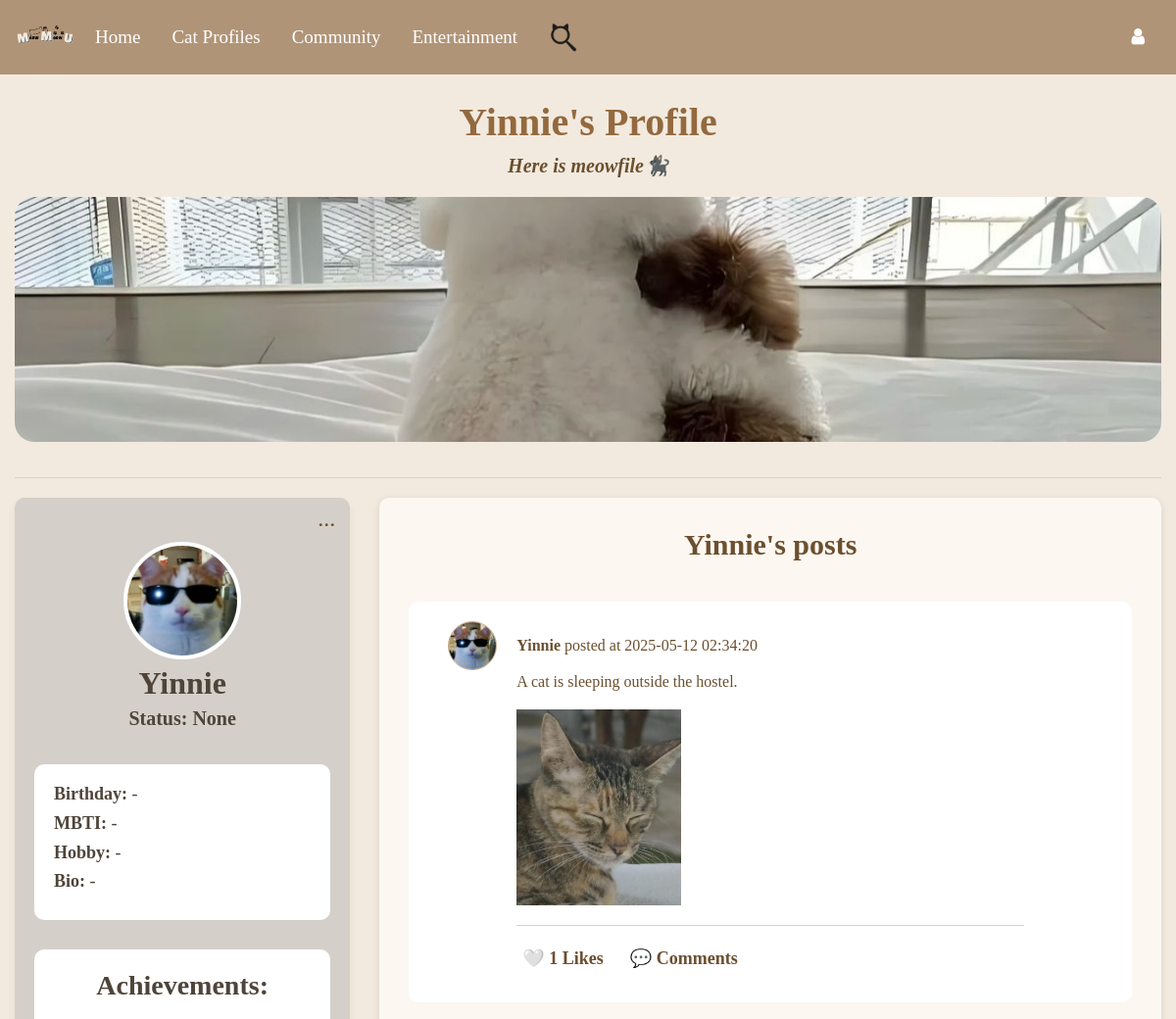
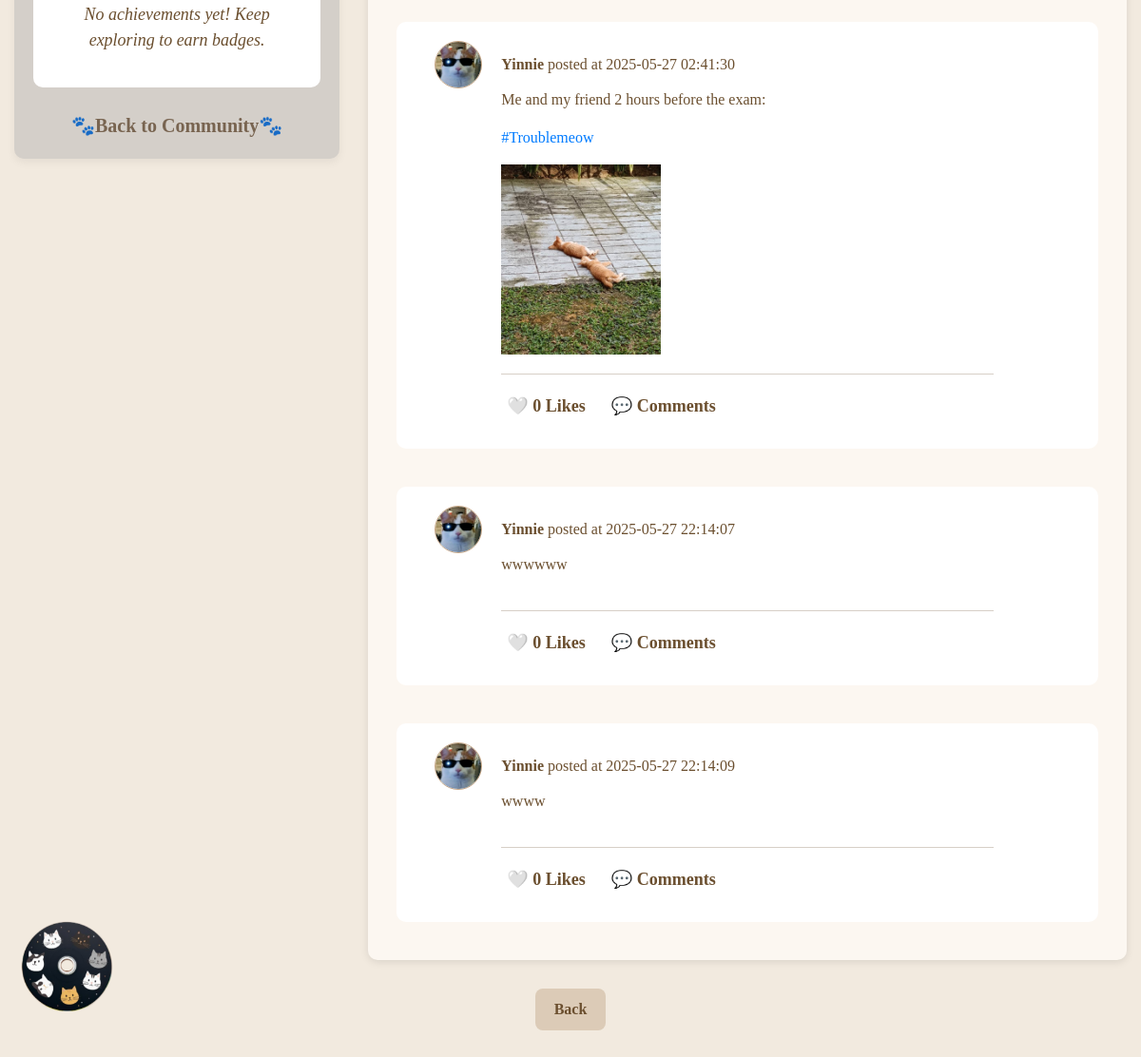
Before: /profile/9 (signed in) with the older database file (2 pictures, top to bottom).
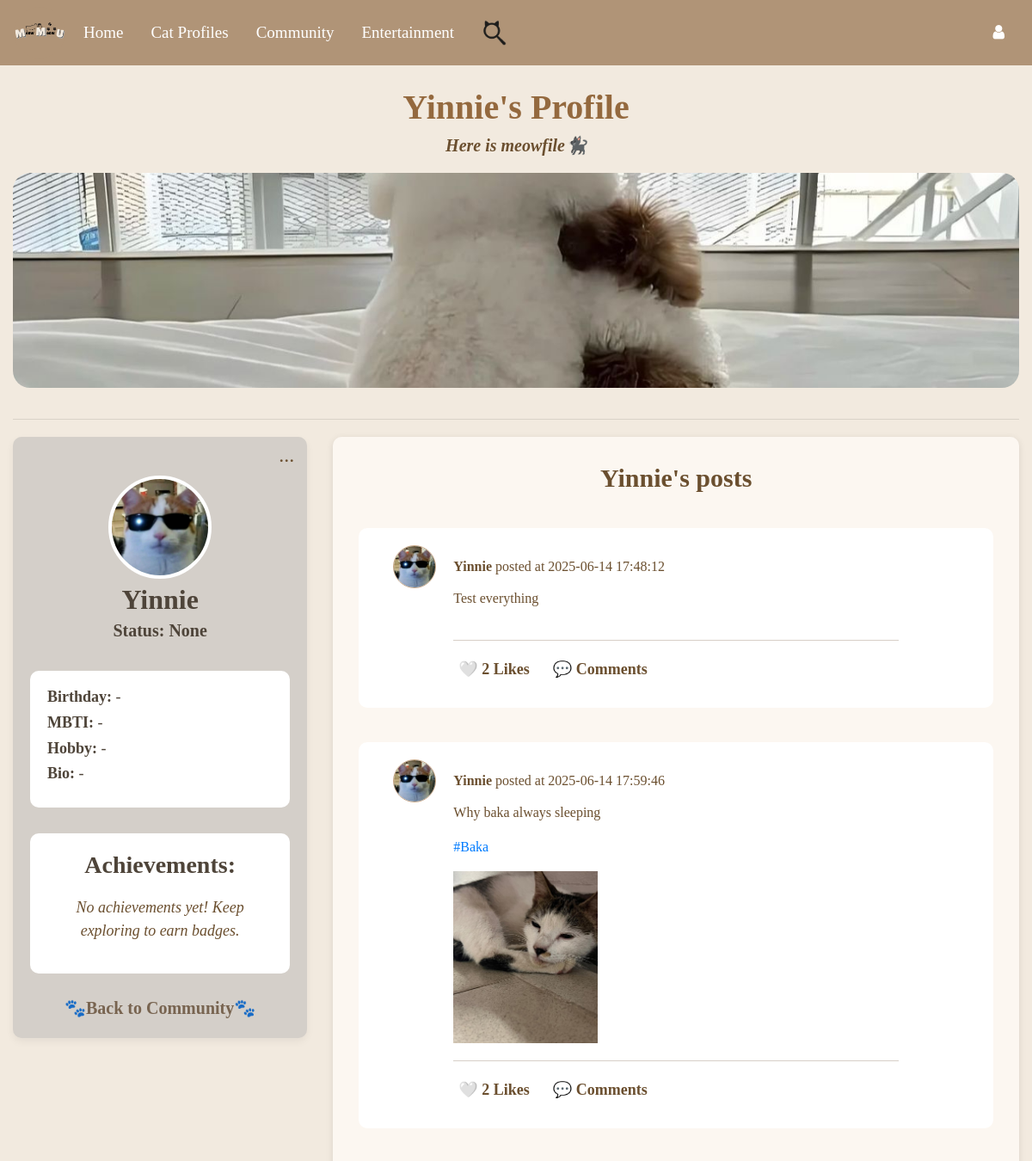
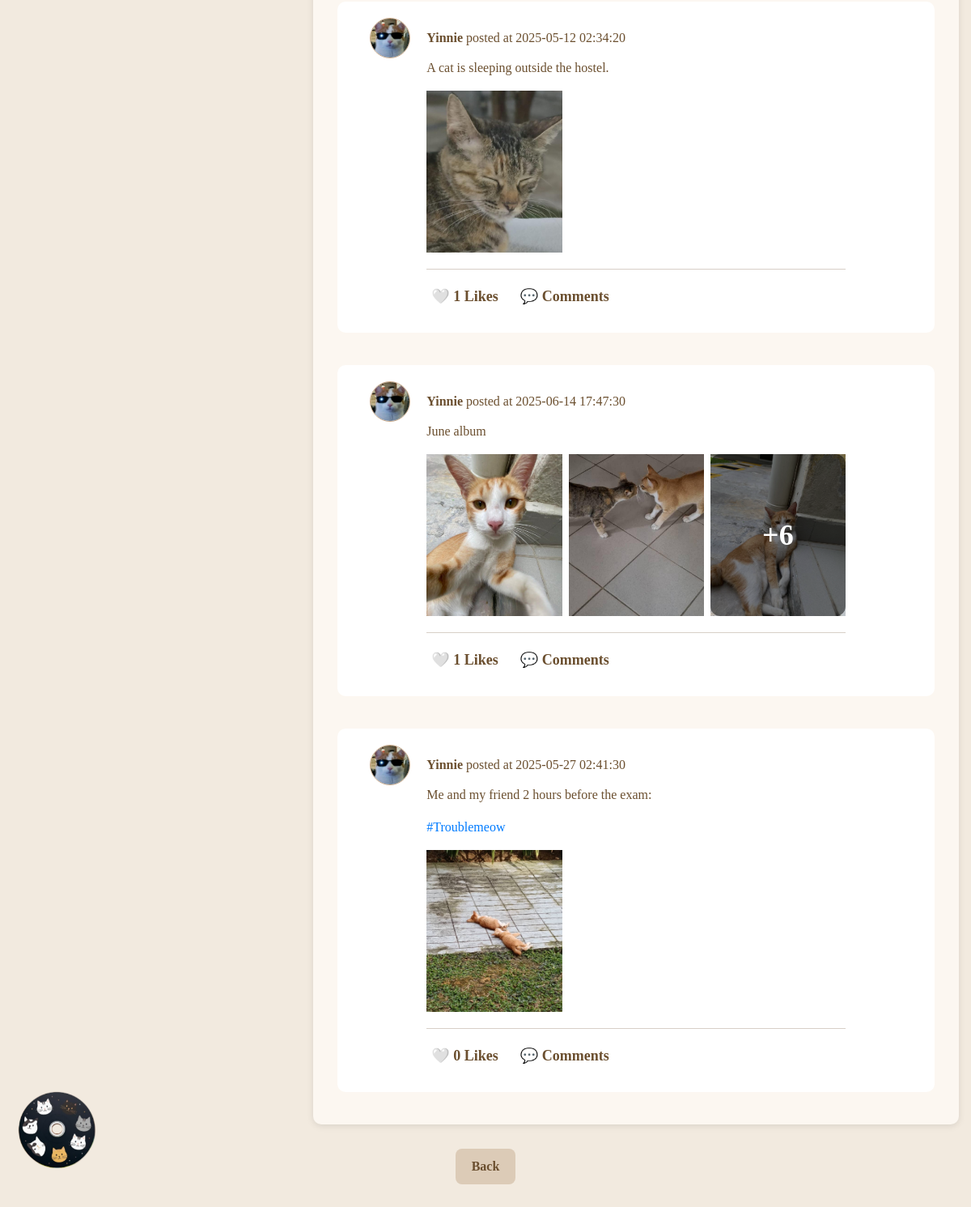
After: the same page with the newer database file (2 pictures, top to bottom).
### Website/models.py (models this page shows)
class User(db.Model, UserMixin):
    id = db.Column(db.Integer, primary_key=True)
    email = db.Column(db.String(150), unique=True, nullable=False)
    ps = db.Column(db.String(150), nullable=False)
    Name = db.Column(db.String(150), nullable=False)
    secret_answer = db.Column(db.String(150), nullable=False)
    notes = db.relationship("Note", backref="user", lazy=True, cascade="all, delete-orphan")
    stories = db.relationship("Story", backref="owner", lazy=True, cascade="all, delete-orphan")
    reports_made = db.relationship(
        "Report",
        back_populates="reporting_user",
        lazy=True,
        cascade="all, delete-orphan",
        foreign_keys="[Report.user_id]"
    )
    reports_received = db.relationship(
        "Report",
        back_populates="reported_user_profile",
        lazy=True,
        foreign_keys="[Report.user_profile_id]"
    )
    status = db.Column(db.String(100)) #user profile part
    birthday = db.Column(db.Date)
    mbti = db.Column(db.String(50))
    hobby = db.Column(db.String(100))
    bio = db.Column(db.Text)
    profile_picture = db.Column(db.String(255), default="default_profilepic.png")
    cover_photo = db.Column(db.String(255), default="default_cover.png")
    role = db.Column(db.String(50), default='user', nullable=False)
    level1_completed = db.Column(db.Boolean, default=False)
    privacy = db.Column(db.String(50), default="Public", nullable=False)

### tables this page shows
CREATE TABLE "post" (
	"post_id"	INTEGER,
	"user_id"	INTEGER,
	"content"	TEXT,
	"media_type"	TEXT,
	"media_url"	TEXT,
	"created_at"	TIMESTAMP DEFAULT CURRENT_TIMESTAMP,
	"updated_at"	TIMESTAMP DEFAULT CURRENT_TIMESTAMP,
	"cat_hashtag"	TEXT,
	PRIMARY KEY("post_id"),
	FOREIGN KEY("user_id") REFERENCES "user"("id") ON DELETE CASCADE
);

### Website/auth.py (the view)
@auth.route('/profile/<int:user_id>')
def view_user_profile(user_id):
    if not current_user.is_authenticated:
        flash("You must be logged in to view profile!", category="error")
        return redirect(url_for('auth.login'))
    conn = get_db_connection()
    cursor = conn.cursor()
    cursor.execute("""
        SELECT id, name, profile_picture, cover_photo, status, birthday, mbti, hobby, bio, privacy
        FROM user WHERE id = ?
    """, (user_id,))
    profile_owner = cursor.fetchone()
    if not profile_owner:
        flash("User profile not found!", category="error")
        return redirect(url_for('community.community_feature'))
    cursor.execute("""
        SELECT post.*,
            (SELECT COUNT(*) FROM likes WHERE likes.post_id = post.post_id) AS like_count
        FROM post
        WHERE post.user_id = ?
        ORDER BY like_count DESC
    """, (user_id,))
    posts = cursor.fetchall()
    cursor.execute("""
        SELECT b.name, b.description, b.icon
        FROM badge b
        JOIN user_badge ub ON b.id = ub.badge_id
        WHERE ub.user_id = ?
    """, (user_id,))
    badges = cursor.fetchall()
    conn.close()
    return render_template("view_user_profile.html", profile_owner=profile_owner, posts=posts, badges=badges, user=current_user)

### Website/community.py (called while the page is built)
def get_db_connection():
    db_path = os.path.join(os.path.dirname(__file__), '..', 'instance', 'datebase.db')
    db_path = os.path.abspath(db_path)
    conn = sqlite3.connect(db_path)
    conn.row_factory = sqlite3.Row
    return conn

### Website/templates/view_user_profile.html (shortened to what this page needs)
{% extends "base.html" %}
{% block content %}
<h1 style="font-size: 40px; font-weight: bold; text-align: center; padding-top: 25px; color: #94693e;">
  {{ profile_owner.name }}'s Profile
</h1>
<h5 style="font-size: 20px; font-weight: bold; text-align: center; margin-top: 5px; margin-bottom: 20px; color: #6b4f2f; font-style: italic;">
  Here is meowfile🐈‍⬛
</h5>
{% if profile_owner.cover_photo %}
<img style="margin-bottom: 20px;" src="{{ url_for('static', filename='Userprofile/' ~ profile_owner.cover_photo) }}"
  alt="Cover Photo" class="cover-photo"
  onclick="toggleModal('{{ url_for('static', filename='Userprofile/' ~ profile_owner.cover_photo) }}')">
{% else %}
<img style="margin-bottom: 20px;" src="{{ url_for('static', filename='Userprofile/default_cover.png') }}"
  alt="Cover Photo" class="cover-photo"
  onclick="toggleModal('{{ url_for('static', filename='Userprofile/default_cover.png') }}')">
{% endif %}
<hr>
<div class="main-content-row">
  <div class="profile-section">
    {% if user.is_authenticated %}
    <div class="menu-container" tabindex="0">
      <span class="dots">...</span>
    </div>
    {% endif %}
    <div class="profile-header">
      {% if profile_owner.profile_picture %}
      <img src="{{ url_for('static', filename='Userprofile/' ~ profile_owner.profile_picture) }}" alt="Profile Picture"
        class="profile-picture"
        onclick="toggleModal('{{ url_for('static', filename='Userprofile/' ~ profile_owner.profile_picture) }}')">
      {% else %}
      <img src="{{ url_for('static', filename='Userprofile/default_profilepic.png') }}" alt="Profile Picture"
        class="profile-picture"
        onclick="toggleModal('{{ url_for('static', filename='Userprofile/default_profilepic.png') }}')">
      {% endif %}
      <div class="profile-info">
        <h2>{{ profile_owner.name }}</h2>
        {% if profile_owner.privacy == "Private" and current_user.role != "admin" and current_user.id !=
        profile_owner.id %}
        <h5>Not available to view</h5>
        {% else %}
        <h5>Status: {{ profile_owner.status }}</h5>
        {% endif %}
      </div>
    </div>
    <div class="profile-details">
      {% if profile_owner.privacy == "Private" and current_user.role != "admin" and current_user.id != profile_owner.id
      %}
      <h5 style="text-align: center;"><b>This account is private account🔒</b></h5>
      {% else %}
      <h5><b>Birthday:</b> {{ profile_owner.birthday if profile_owner.birthday else "-" }}</h5>
      <h5><b>MBTI:</b> {{ profile_owner.mbti if profile_owner.mbti else "-" }}</h5>
      <h5><b>Hobby:</b> {{ profile_owner.hobby if profile_owner.hobby else "-" }}</h5>
      <h5><b>Bio:</b> {{ profile_owner.bio if profile_owner.bio else "-" }}</h5>
      {% endif %}
    </div>
    <div class="badge-display">
      {% if profile_owner.privacy == "Private" and current_user.role != "admin" and current_user.id != profile_owner.id
      %}
      <h5 style="font-weight: bold; font-size: 18px;">Achievements are not available to view.</h5>
      {% else %}
      <h3><b>Achievements:</b></h3>
      {% if badges %}
      <div id="badgeGallery">
        {% for badge in badges %}
        <div class="badge-item">
          <img src="{{ url_for('static', filename='badges/' ~ badge[2]) }}" title="{{ badge[0] }}" class="badge-icon">
          <p class="badge-condition">{{ badge[1] }}</p>
        </div>
        {% endfor %}
      </div>
      {% else %}
      <p class="italic"> No achievements yet! Keep exploring to earn badges. </p>
      {% endif %}
      {% endif %}
    </div>
    <div class="back-community">
      <a onclick="location.href='{{ url_for('community.community_feature') }}'">🐾Back to Community🐾</a>
    </div>
  </div>
  <div class="post-container">
    <h3 style="font-size: 30px; font-weight: bold; text-align: center; padding-top: 10px;">
      {{ profile_owner.name }}'s posts
    </h3>
    {% if posts %}
    {% for post in posts %}
    <div class="post" onclick="window.location.href='/post/{{ post.post_id}}'">
      <div class="post-info">
        <img class="post-profile-picture"
          src="{{ url_for('static', filename='Userprofile/' ~ profile_owner.profile_picture) if profile_owner.profile_picture else url_for('static', filename='Userprofile/default_profilepic.png') }}"
          alt="Avatar">
        <p><strong>{{ profile_owner.name }}</strong> posted at {{ post['created_at'] }}</p>
      </div>
      <div class="post-body">
        <p class="post-content">{{ post['content'] }}</p>
        {% if post['cat_hashtag'] %}
        <p class="post-content">
          <a class="hashtag" href="{{ url_for('community.hashtag_posts', hashtag=post['cat_hashtag']) }}">#{{
            post['cat_hashtag'] }}</a>
        </p>
        {% endif %}
        <div class="media-grid">
          {% if post['media_url'] %}
          {% set media_list = post['media_url'].split(';') %}
          {% set max_show = 3 %}
          {% set total = media_list | length %}
          {% for media_url in media_list[:max_show] %}
          {% set ext = media_url.rsplit('.', 1)[1].lower() %}
          <div class="media-item">
            {% if ext in ['jpg', 'jpeg', 'png', 'gif'] %}
            <img src="{{ url_for('static', filename=media_url) }}" alt="Image">
            {% elif ext in ['mp4', 'mov', 'avi'] %}
            <video controls>
              <source src="{{ url_for('static', filename=media_url) }}" type="video/{{ ext }}">
            </video>
            {% endif %}
            {% if loop.index == max_show and total > max_show %}
            <div class="more-overlay">+{{ total - max_show }}</div>
            {% endif %}
          </div>
          {% endfor %}
          {% endif %}
        </div>
        <div class="post-actions">
          <form id="like-form-{{ post['post_id'] }}"
            action="{{ url_for('community.like_post' if not post['liked_by_current_user'] else 'community.unlike_post', post_id=post['post_id']) }}"
            method="post" style="display:inline;">
            <button type="submit" class="post-action-button">
              {% if post['liked_by_current_user'] %}
              ❤️
              {% else %}
              🤍
              {% endif %}
              {{ post['like_count'] }} Likes
            </button>
          </form>
          <button class="post-action-button"
            onclick="event.stopPropagation(); window.location.href='/post/{{ post.post_id }}#comments'">
            💬 {{ post['comment_count'] }} Comments
          </button>
        </div>
      </div>
    </div>
    {% endfor %}
    {% else %}
    <h3>This user hasn't posted anything yet.</h3>
    {% endif %}
  </div>
</div>
<button class="back-button" onclick="history.back();">
  Back
</button>
{% endblock %}

### Website/templates/base.html (shortened to what this page needs)
<!DOCTYPE html>
<html>
<head>
    <link rel="stylesheet" href="https://stackpath.bootstrapcdn.com/bootstrap/4.4.1/css/bootstrap.min.css"
 />
    <link rel="stylesheet" href="https://stackpath.bootstrapcdn.com/font-awesome/4.7.0/css/font-awesome.min.css"
 />
</head>
<body>
    <nav class="navbar navbar-expand-lg navbar-dark" style="background-color: rgb(176, 148, 119);">
        <div style="height: 60px; width: 60px; border-radius: 50%; background-color: rgb(176, 148, 119);;
            padding: 5px; margin-right: 5px; display: flex; overflow: hidden; align-items: center; justify-content: center;">
            <img src="{{ url_for('static', filename='Images/Logo.png') }}" alt="Logo" style="width: auto; height: 130%; object-fit: contain;">
        </div>
        <a class="nav-item nav-link" style="font-family: 'Times New Roman'; color: white; font-size: 19px;"
            href="/">Home</a>
        <div class="dropdown nav-item">
            <a class="nav-link" href="#" id="dropdownMenuLink" aria-haspopup="true" aria-expanded="false"
                style="font-family: 'Times New Roman'; color: white; font-size: 19px;">
                Cat Profiles
            </a>
        </div>
        <a class="nav-item nav-link" style="font-family: 'Times New Roman'; color: white; font-size: 19px;"
            href="{{ url_for('community.community_feature') }}">
            Community
        </a>
        <div class="dropdown nav-item">
            <a class="nav-link" href="#" id="dropdownMenuLink" aria-haspopup="true" aria-expanded="false"
                style="font-family: 'Times New Roman'; color: white; font-size: 19px;">
                Entertainment
            </a>
        </div>
        <a class="nav-item nav-link" href="{{ url_for('search.search_feature') }}"
            style="color: white; font-size: 19px;">
            <img src="{{ url_for('static', filename='Images/option2.png') }}" alt="Search"
                style="width: 30px; height: 30px;">
        </a>
        <div class="ml-auto d-flex align-items-center">
            <div class="dropdown">
                <a class="nav-link" href="#" aria-haspopup="true" aria-expanded="false"
                    style="color: white; font-size: 19px;">
                    <i class="fa fa-user" aria-hidden="true"></i>
                </a>
            </div>
        </div>
    </nav>
    <div id="cd-container">
        <img id="cd" src="{{ url_for('static', filename='cd_designs/CD_2.png') }}" alt="CD">
    </div>
    <div class="container-fluid">{% block content %}{% endblock %}</div>
</body>
</html>

### Website/templates/base.html (style rules this page uses)
.dropdown { position: relative; display: inline-block; }
.navbar { display: flex; justify-content: space-between; align-items: center; position: sticky !important; position: -webkit-sticky !important; z-index: 1000; top: 0%; }
.ml-auto { margin-left: auto !important; }
body { background-color: #f9f4ef; }
#cd-container { position: fixed; bottom: 50px; left: 20px; width: 100px; cursor: pointer; z-index: 9999; }
#cd { width: 100%; animation: spin 4s linear infinite; }

Changed rows visible on the page:
removed post: profile_picture (picture), {{ profile_owner.name }} "Yinnie", created_at "2025-05-27 22:14:07", content "wwwwww", like_count "0", shown under "Yinnie's posts"
removed post: profile_picture (picture), {{ profile_owner.name }} "Yinnie", created_at "2025-05-27 22:14:09", content "wwww", like_count "0", shown under "Yinnie's posts"
added post: profile_picture (picture), {{ profile_owner.name }} "Yinnie", created_at "2025-06-14 17:48:12", content "Test everything", like_count "2", shown under "Yinnie's posts"
added post: profile_picture (picture), {{ profile_owner.name }} "Yinnie", created_at "2025-06-14 17:59:46", content "Why baka always sleeping", cat_hashtag "Baka", media_url (picture), like_count "2"
added post: profile_picture (picture), {{ profile_owner.name }} "Yinnie", created_at "2025-06-14 17:47:30", content "June album", total "6", like_count "1", shown under "Yinnie's posts"
